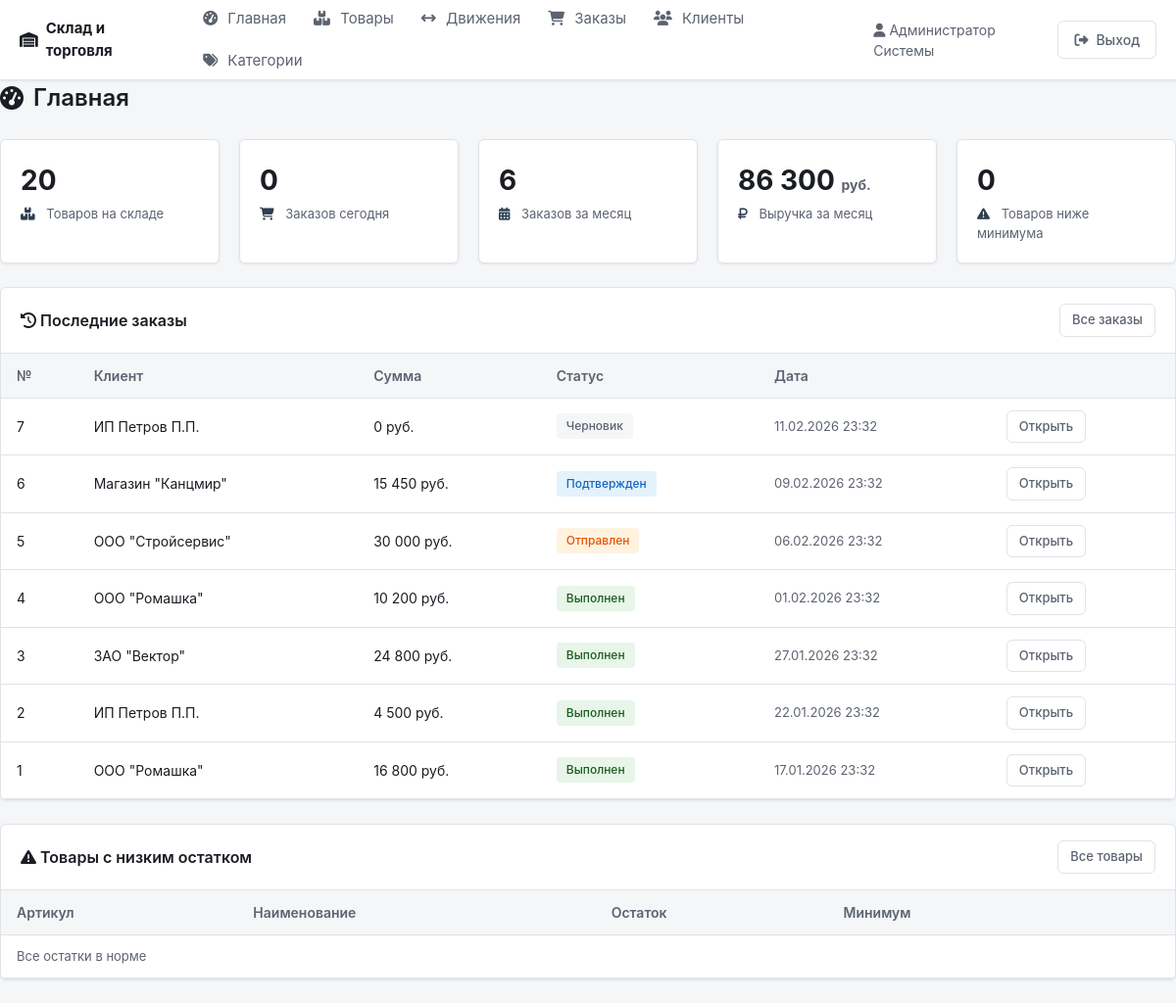
Page /index.php (signed in) on the committed database.
### tables this page shows
CREATE TABLE orders (
    id INT UNSIGNED AUTO_INCREMENT PRIMARY KEY,
    client_id INT UNSIGNED DEFAULT NULL,
    user_id INT UNSIGNED NOT NULL,
    status ENUM('draft', 'confirmed', 'shipped', 'completed', 'cancelled') NOT NULL DEFAULT 'draft',
    total DECIMAL(12,2) NOT NULL DEFAULT 0,
    comment VARCHAR(255) DEFAULT NULL,
    created_at DATETIME NOT NULL DEFAULT CURRENT_TIMESTAMP,
    updated_at DATETIME NOT NULL DEFAULT CURRENT_TIMESTAMP ON UPDATE CURRENT_TIMESTAMP,
    FOREIGN KEY (client_id) REFERENCES clients(id) ON DELETE SET NULL,
    FOREIGN KEY (user_id) REFERENCES users(id) ON DELETE CASCADE
);

CREATE TABLE clients (
    id INT UNSIGNED AUTO_INCREMENT PRIMARY KEY,
    name VARCHAR(255) NOT NULL,
    phone VARCHAR(32) DEFAULT NULL,
    email VARCHAR(128) DEFAULT NULL,
    address VARCHAR(255) DEFAULT NULL,
    created_at DATETIME NOT NULL DEFAULT CURRENT_TIMESTAMP
);

### includes/init.php (called while the page is built, shortened)
<?php
function currentUser(): ?array {
    return $_SESSION['user'] ?? null;
}
function isAdmin(): bool {
    $u = currentUser();
    return $u && ($u['role'] ?? '') === 'admin';
}

### index.php (the view, shortened to what this page needs)
<?php
require_once __DIR__ . '/includes/init.php';
$pdo = getDb();
$stats = [
    'products' => $pdo->query('SELECT COUNT(*) FROM products')->fetchColumn(),
    'orders_today' => $pdo->query("SELECT COUNT(*) FROM orders WHERE DATE(created_at) = CURDATE() AND status != 'cancelled'")->fetchColumn(),
    'orders_month' => $pdo->query("SELECT COUNT(*) FROM orders WHERE created_at >= DATE_SUB(NOW(), INTERVAL 30 DAY) AND status IN ('completed','shipped','confirmed')")->fetchColumn(),
    'revenue_month' => $pdo->query("SELECT COALESCE(SUM(total), 0) FROM orders WHERE status IN ('completed','shipped') AND created_at >= DATE_SUB(NOW(), INTERVAL 30 DAY)")->fetchColumn(),
    'low_stock' => $pdo->query('SELECT COUNT(*) FROM products WHERE min_quantity > 0 AND quantity <= min_quantity')->fetchColumn(),
];
$recentOrders = $pdo->query("
    SELECT o.id, o.status, o.total, o.created_at, c.name AS client_name
    FROM orders o
    LEFT JOIN clients c ON c.id = o.client_id
    WHERE o.status != 'cancelled'
    ORDER BY o.created_at DESC
    LIMIT 10
")->fetchAll(PDO::FETCH_ASSOC);
$lowStockProducts = $pdo->query("
    SELECT id, name, sku, quantity, min_quantity, unit
    FROM products
    WHERE min_quantity > 0 AND quantity <= min_quantity
    ORDER BY quantity ASC
    LIMIT 5
")->fetchAll(PDO::FETCH_ASSOC);
require_once __DIR__ . '/includes/header.php';
?>
<h1 class="page-title"><i class="fa-solid fa-gauge-high"></i> Главная</h1>
<div class="stats-grid">
    <div class="stat-card">
        <div class="value"><?= (int) $stats['products'] ?></div>
        <div class="label"><i class="fa-solid fa-boxes-stacked"></i> Товаров на складе</div>
    </div>
    <div class="stat-card">
        <div class="value"><?= (int) $stats['orders_today'] ?></div>
        <div class="label"><i class="fa-solid fa-cart-shopping"></i> Заказов сегодня</div>
    </div>
    <div class="stat-card">
        <div class="value"><?= (int) $stats['orders_month'] ?></div>
        <div class="label"><i class="fa-solid fa-calendar-days"></i> Заказов за месяц</div>
    </div>
    <div class="stat-card">
        <div class="value"><?= number_format($stats['revenue_month'], 0, '.', ' ') ?> <span class="text-muted" style="font-size:14px">руб.</span></div>
        <div class="label"><i class="fa-solid fa-ruble-sign"></i> Выручка за месяц</div>
    </div>
    <div class="stat-card">
        <div class="value"><?= (int) $stats['low_stock'] ?></div>
        <div class="label"><i class="fa-solid fa-triangle-exclamation"></i> Товаров ниже минимума</div>
    </div>
</div>
<div class="card">
    <div class="card-header">
        <h2><i class="fa-solid fa-clock-rotate-left"></i> Последние заказы</h2>
        <a href="/po_alina/orders.php" class="btn btn-outline btn-sm">Все заказы</a>
    </div>
    <div class="table-wrap">
        <table>
            <thead>
                <tr>
                    <th>№</th>
                    <th>Клиент</th>
                    <th>Сумма</th>
                    <th>Статус</th>
                    <th>Дата</th>
                    <th></th>
                </tr>
            </thead>
            <tbody>
                <?php foreach ($recentOrders as $o): ?>
                <tr>
                    <td><?= (int) $o['id'] ?></td>
                    <td><?= htmlspecialchars($o['client_name'] ?: '—') ?></td>
                    <td><?= number_format($o['total'], 0, '.', ' ') ?> руб.</td>
                    <td>
                        <?php
                        $statusClass = ['draft' => 'badge-secondary', 'confirmed' => 'badge-info', 'shipped' => 'badge-warning', 'completed' => 'badge-success', 'cancelled' => 'badge-danger'];
                        $statusLabel = ['draft' => 'Черновик', 'confirmed' => 'Подтвержден', 'shipped' => 'Отправлен', 'completed' => 'Выполнен', 'cancelled' => 'Отменен'];
                        ?>
                        <span class="badge <?= $statusClass[$o['status']] ?? 'badge-secondary' ?>"><?= $statusLabel[$o['status']] ?? $o['status'] ?></span>
                    </td>
                    <td class="text-muted"><?= date('d.m.Y H:i', strtotime($o['created_at'])) ?></td>
                    <td><a href="/po_alina/order_view.php?id=<?= (int) $o['id'] ?>" class="btn btn-outline btn-sm">Открыть</a></td>
                </tr>
                <?php endforeach; ?>
            </tbody>
        </table>
    </div>
</div>
<div class="card">
    <div class="card-header">
        <h2><i class="fa-solid fa-triangle-exclamation"></i> Товары с низким остатком</h2>
        <a href="/po_alina/products.php" class="btn btn-outline btn-sm">Все товары</a>
    </div>
    <div class="table-wrap">
        <table>
            <thead>
                <tr>
                    <th>Артикул</th>
                    <th>Наименование</th>
                    <th>Остаток</th>
                    <th>Минимум</th>
                    <th></th>
                </tr>
            </thead>
            <tbody>
                <?php if (empty($lowStockProducts)): ?>
                <tr><td colspan="5" class="text-muted">Все остатки в норме</td></tr>
                <?php endif; ?>
            </tbody>
        </table>
    </div>
</div>
<?php require_once __DIR__ . '/includes/footer.php'; ?>

### includes/header.php (shortened to what this page needs)
<!DOCTYPE html>
<html lang="ru">
<head>
    <link rel="stylesheet" href="https://cdnjs.cloudflare.com/ajax/libs/font-awesome/6.5.1/css/all.min.css">
    <link rel="stylesheet" href="/po_alina/assets/css/style.css">
</head>
<body>
<?php if (currentUser()): ?>
<header class="main-header">
    <div class="header-inner">
        <a href="/po_alina/index.php" class="logo"><i class="fa-solid fa-warehouse"></i> Склад и торговля</a>
        <nav class="main-nav">
            <a href="/po_alina/index.php"><i class="fa-solid fa-gauge-high"></i> Главная</a>
            <a href="/po_alina/products.php"><i class="fa-solid fa-boxes-stacked"></i> Товары</a>
            <a href="/po_alina/movements.php"><i class="fa-solid fa-arrows-left-right"></i> Движения</a>
            <a href="/po_alina/orders.php"><i class="fa-solid fa-cart-shopping"></i> Заказы</a>
            <a href="/po_alina/clients.php"><i class="fa-solid fa-users"></i> Клиенты</a>
            <?php if (isAdmin()): ?>
            <a href="/po_alina/categories.php"><i class="fa-solid fa-tags"></i> Категории</a>
            <?php endif; ?>
        </nav>
        <div class="header-user">
            <span class="user-name"><i class="fa-solid fa-user"></i> <?= htmlspecialchars(currentUser()['full_name']) ?></span>
            <a href="/po_alina/logout.php" class="btn btn-outline"><i class="fa-solid fa-right-from-bracket"></i> Выход</a>
        </div>
    </div>
</header>
<?php endif; ?>

### includes/footer.php
</body>
</html>

### assets/css/style.css (style rules this page uses)
:root { --bg: #f5f6f8; --surface: #ffffff; --border: #e0e2e6; --text: #1a1d23; --text-muted: #5c6370; --primary: #2c3e50; --primary-hover: #1a252f; --accent: #3498db; --accent-hover: #2980b9; --success: #27ae60; --error: #c0392b; --warning: #d35400; --shadow: 0 1px 3px rgba(0,0,0,0.08); --radius: 6px; }
* { box-sizing: border-box; }
body { margin: 0; font-family: -apple-system, BlinkMacSystemFont, 'Segoe UI', Roboto, 'Helvetica Neue', Arial, sans-serif; font-size: 15px; line-height: 1.5; color: var(--text); background: var(--bg); min-height: 100vh; }
a { color: var(--accent); text-decoration: none; }
.main-header { background: var(--surface); border-bottom: 1px solid var(--border); box-shadow: var(--shadow); position: sticky; top: 0; z-index: 100; }
.header-inner { max-width: 1280px; margin: 0 auto; padding: 0 20px; display: flex; align-items: center; gap: 24px; min-height: 56px; }
.logo { font-weight: 700; color: var(--text); display: flex; align-items: center; gap: 8px; }
.main-nav { display: flex; gap: 4px; flex-wrap: wrap; }
.main-nav a { padding: 8px 12px; color: var(--text-muted); border-radius: var(--radius); }
.main-nav a i { margin-right: 6px; }
.header-user { margin-left: auto; display: flex; align-items: center; gap: 12px; }
.user-name { color: var(--text-muted); font-size: 14px; }
.btn { display: inline-flex; align-items: center; gap: 8px; padding: 8px 16px; border-radius: var(--radius); font-size: 14px; font-weight: 500; border: none; cursor: pointer; text-decoration: none; transition: background 0.15s, color 0.15s; }
.btn-outline { background: transparent; color: var(--text-muted); border: 1px solid var(--border); }
.btn-sm { padding: 6px 12px; font-size: 13px; }
.page-title { margin: 0 0 24px; font-size: 24px; font-weight: 600; color: var(--text); display: flex; align-items: center; gap: 10px; }
.card { background: var(--surface); border: 1px solid var(--border); border-radius: var(--radius); box-shadow: var(--shadow); overflow: hidden; margin-bottom: 24px; }
.card-header { padding: 16px 20px; border-bottom: 1px solid var(--border); display: flex; align-items: center; justify-content: space-between; flex-wrap: wrap; gap: 12px; }
.card-header h2 { margin: 0; font-size: 16px; font-weight: 600; }
.table-wrap { overflow-x: auto; }
table { width: 100%; border-collapse: collapse; font-size: 14px; }
th, td { padding: 12px 16px; text-align: left; border-bottom: 1px solid var(--border); }
th { background: var(--bg); font-weight: 600; color: var(--text-muted); }
.stats-grid { display: grid; grid-template-columns: repeat(auto-fill, minmax(200px, 1fr)); gap: 20px; margin-bottom: 24px; }
.stat-card { background: var(--surface); border: 1px solid var(--border); border-radius: var(--radius); padding: 20px; box-shadow: var(--shadow); }
.stat-card .value { font-size: 28px; font-weight: 700; color: var(--text); margin-bottom: 4px; }
.stat-card .label { font-size: 13px; color: var(--text-muted); }
.stat-card i { color: var(--primary); margin-right: 8px; }
.badge { display: inline-block; padding: 4px 10px; border-radius: 4px; font-size: 12px; font-weight: 500; }
.badge-success { background: #e8f5e9; color: #1b5e20; }
.badge-warning { background: #fff3e0; color: #e65100; }
.badge-info { background: #e3f2fd; color: #1565c0; }
.badge-secondary { background: var(--bg); color: var(--text-muted); }
.text-muted { color: var(--text-muted); font-size: 13px; }

### rows in the picture
orders: id "7", client.name "ИП Петров П.П.", total "0", status "Черновик", created_at "11.02.2026 23:32"
orders: id "6", client.name "Магазин \"Канцмир\"", total "15 450", status "Подтвержден", created_at "09.02.2026 23:32"
orders: id "5", client.name "ООО \"Стройсервис\"", total "30 000", status "Отправлен", created_at "06.02.2026 23:32"
orders: id "4", client.name "ООО \"Ромашка\"", total "10 200", status "Выполнен", created_at "01.02.2026 23:32"
orders: id "3", client.name "ЗАО \"Вектор\"", total "24 800", status "Выполнен", created_at "27.01.2026 23:32"
orders: id "2", client.name "ИП Петров П.П.", total "4 500", status "Выполнен", created_at "22.01.2026 23:32"
orders: id "1", client.name "ООО \"Ромашка\"", total "16 800", status "Выполнен", created_at "17.01.2026 23:32"

### other values in the picture
currentUser()['full_name'] "Администратор Системы"
$stats['products'] "20"
$stats['orders_today'] "0"
$stats['orders_month'] "6"
$stats['revenue_month'] "86 300"
$stats['low_stock'] "0"
